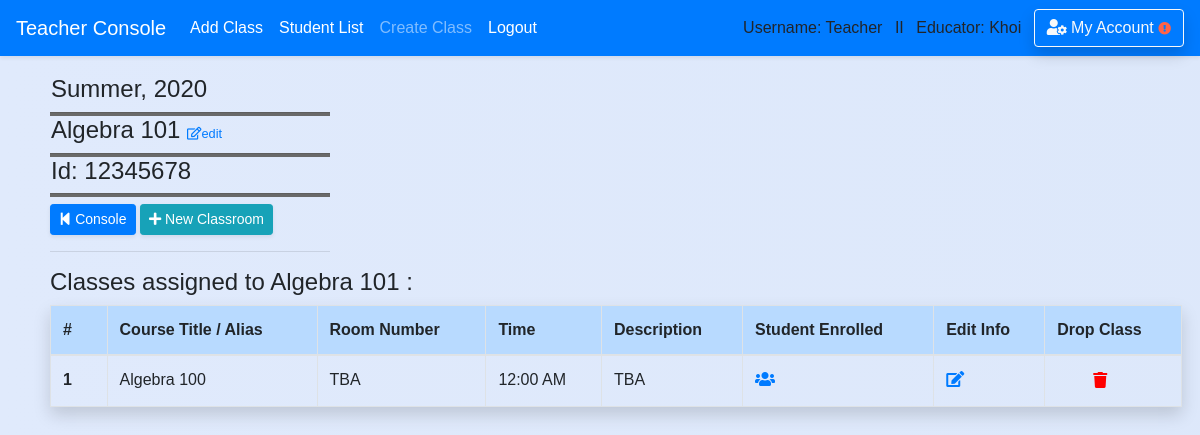
Page /teacher/classroom/1 (signed in) on the earlier database version.
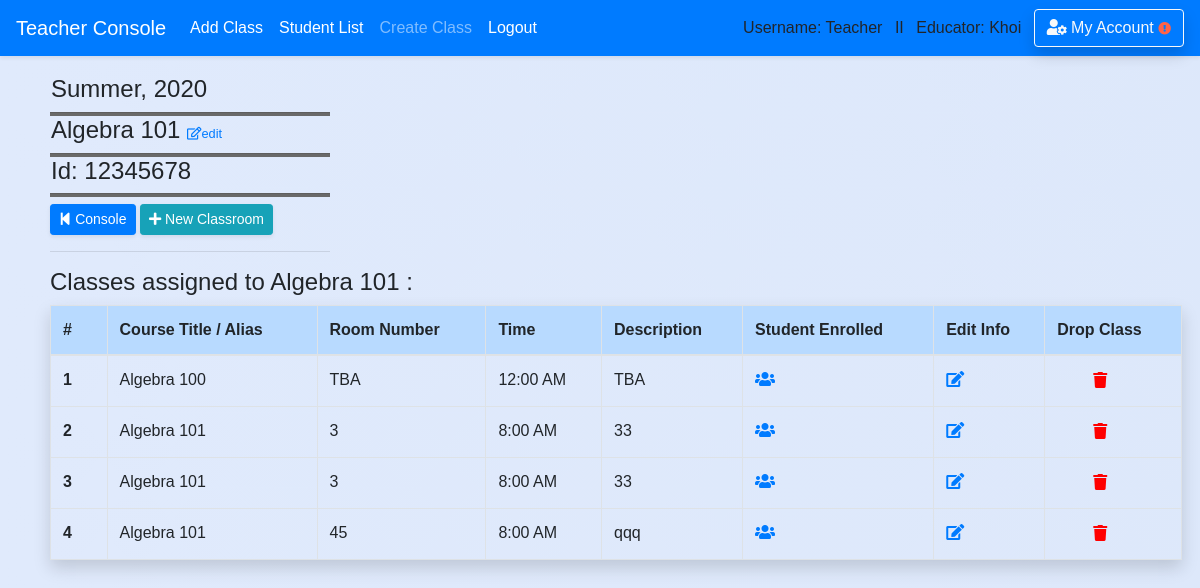
Same page on the later database version.
### school_app/models.py (models this page shows, shortened)
class Course(models.Model):
    course_number = models.CharField(max_length=20,default='12345678')
    abbreviated_title = models.CharField(max_length=150,default='')
    course_title = models.CharField(max_length=250,default='') #,unique=True)
    maximum_credit = models.CharField(max_length=10,default='')
    semester = models.CharField(max_length=50,default='')
    year = models.CharField(max_length=4,default='')
    teacher_name = models.CharField(max_length=50,default='')
    description = models.CharField(max_length=450,default='')
    is_archive = models.BooleanField(default=False)
    department = models.ForeignKey('Department',blank=True, null=True, on_delete = models.SET_NULL, related_name='belong_in_department')
    teacher = models.ForeignKey('Teacher',blank=True, null=True, on_delete = models.SET_NULL, related_name='course_by_teacher')
    create_date = models.DateField(auto_now_add=True , blank=True,null=True,)

class Classroom(models.Model):
    course_title = models.CharField(max_length=50,default='')
    course_number = models.CharField(max_length=20,default='')
    teacher_name = models.CharField(max_length=50,default='')
    teacher_idx = models.CharField(max_length=10,default='')
    room_number = models.CharField(max_length=10,default='TBA')
    time = models.TimeField(blank=True,null=True)
    description = models.CharField(max_length=300,default='TBA')
    semester = models.CharField(max_length=50,default='')
    year = models.CharField(max_length=4,default='')
    teacher = models.ForeignKey('Teacher',blank=True, null=True, on_delete = models.SET_NULL, related_name='classroom_by_teacher')
    course = models.ForeignKey('Course',blank=True, null=True, on_delete = models.SET_NULL, related_name='course_in_classroom')
    student = models.ManyToManyField(Student, blank=True)

### school_app/views_logged.py (the view)
# urls.py: path('teacher/classroom', views_logged.classroom, name='classroom_list'),
def classroom(request,course_id=None):
    if is_login(request) == False:
        return redirect('/login')
    if is_login(request) == True:
        if request.user.profile.is_teacher == False:
            messages.warning(request, "You don't have Instructor's Privilege!")
            return redirect('/')
        course = Course.objects.filter(id=course_id).first()
        classes = Classroom.objects.filter(course=course)
        time_list = []
        for cla in classes:
            time_list.append(cla.time)
        conflict_index=[]
        for time in time_list:
            for index, time2 in enumerate(time_list):
                count = 0
                if time == time2:
                    count += 1
                    if count >= 2:
                        conflict_index.append(index+1)
        return render(request,'teacher/classroom/view_classroom.html',
        {'classes':classes,'course':course,'conflict_index':conflict_index})

### school_app/views_functions.py (called while the page is built)
def is_login(request):
    if not request.user.is_authenticated:
        messages.warning(request, "Please Login or Create an Account.")
        return False
    return True

### school_app/templates/teacher/classroom/view_classroom.html (shortened to what this page needs)
{% extends 'base.html' %}
{% block content %}
<div class='content'>
  <div class="container-fuild form-row" style='width:100%'>
    <div class="col-md-6">
        <div style="width: 280px">
        <h4 style='padding-left: 1px'>{{ course.semester }}, {{ course.year }}</h4>
        <hr class='hr-line'/>
        <h4 style='padding-left: 1px'>{{ course.course_title }}
        <a href='{% url "edit_course" course_id=course.id  %}'><h6 style='display:inline'><small><i class="far fa-edit"></i>edit</small></h6></a>
        </h4>
        <hr class='hr-line'/>
        <h4 style='padding-left: 1px'>Id: {{course.course_number}}</h4>
        <hr class='hr-line'/>
          <a href='{% url "teacher" %}' class="btn btn-sm btn-primary shadow-sm" ><i class="fas fa-step-backward"></i> Console</a></a>
          <a href='{% url "add_classroom" course_id=course.id %}' class="btn btn-info btn-sm shadow-sm" role="button"><i class="fas fa-plus"></i> New Classroom</a>
        <hr/></div></div>
        <div class="col-md-5">
        </div></div>
        {% if classes %}
          <h5><big>Classes assigned to {{ course.course_title }} :</big></h5>
          <div class='mr-2'>
          <table class="table table-hover table-bordered pad-right-table shadow ">
            <thead class='table-primary'>
            <tr>
              <th scope="col" style="width: 5%">#</th>
              <th scope="col">Course Title / Alias</th>
              <th scope="col">Room Number</th>
              <th scope="col">Time</th>
              <th scope="col">Description</th>
              <th scope="col">Student Enrolled</th>
              <th scope="col">Edit Info</th>
              <th scope="col">Drop Class</th>
            </tr>
            </thead>
            <tbody>
        {% for class in classes %}
            <tr>
              <th scope="row">{{ forloop.counter }}</th>
              <td>{{ class.course_title }}</td>
              <td>{{ class.room_number }}</td>
              <td>{{ class.time|time:"g:i A" }}</td>
              <td>{{ class.description }}</td>
              <td>
                <a href='{% url "edit_course" course_id=course.id %}'><i class="fas fa-users"></i></a>
              </td>
              <td>
                <a href='{% url "edit_classroom" classroom_id=class.id %}'><i class="fas fa-edit"></i></a>
              </td>
              <td>
                <form action='/teacher/classroom/detached_classroom/' method='post'>{% csrf_token %}
                  <button type='submit' style='border:none;background:none;cursor: pointer;cursor: hand;'>
                  <i style='color:red' class="fas fa-trash test" data-toggle="popover" data-placement="top" data-trigger="hover" data-content="Alert!"></i>
                  </button>
                </form>
              </td>
            </tr>
        {% endfor %}
            </tbody>
          </table>
        {% else %}
        <h5><div class="alert-inherit alert-info shadow-sm" role="alert"><i class="fas fa-exclamation"></i> No Classes assigned to this course.</div></h5>
        {% endif %}
</div></div><br>
{% endblock %}

### school_app/templates/base.html (shortened to what this page needs)
<!doctype html>
<html>
    <head>
{% load static %}
        <link rel="stylesheet" type="text/css" href="{% static 'school_app/style.css' %}" />
        <link rel="stylesheet" href="https://stackpath.bootstrapcdn.com/bootstrap/4.1.0/css/bootstrap.min.css">
        <link rel="stylesheet" href="https://use.fontawesome.com/releases/v5.0.13/css/all.css">
    </head>
{% if request.user.profile.is_teacher %}
  <body class='body-teacher'>
{% else %}
  <body>
{% endif %}<header>
<nav class="navbar navbar-expand-lg navbar-dark bg-primary shadow-sm fixed-top">
    <a class="navbar-brand" href="/teacher">Teacher Console</a>
    <div class="navbar-collapse collapse show" id="navbarColor02" style="">
      <ul class="navbar-nav mr-auto">
        <li class="nav-item active">
          <a class="nav-link" href="/teacher/add_class">Add Class<span class="sr-only">(current)</span></a>
        </li>
        <li class="nav-item active">
          <a class="nav-link" href="/teacher/student_list">Student List<span class="sr-only">(current)</span></a>
        </li>
        <li class="nav-item">
          <a class="nav-link" href="/teacher/add_class">Create Class</a>
        </li>
        <li class="nav-item active">
          <a class="nav-link" href="{% url 'logout' %}">Logout</a>
        </li>
      </ul>
      {% if request.user.username %}
          Username: {{ request.user.username }} &ensp;II&ensp;
      {% endif %}
      {% if request.user.profile.is_teacher %}
          Educator: {{request.user.first_name}} &ensp;
      {% endif %}
      <a href='/account_management/' class='btn btn-outline-light shadow'>
         <i class="fas fa-user-cog"></i> My Account
      {% if user.profile.home_address == '' or user.profile.phone_number == '' or user.profile.emergency_contact == '' or user.email == '' or user.profile.birth_date == '' %}
        <i class="fas fa-exclamation-circle small" style='color:tomato'></i>
      {% endif %}
      </a>
    </div>
  </nav>
    </header>
    <div class='' style='padding-top:45px'>
    {% block content %}
    {% endblock %}
    </div>
</body>
</html>

### school_app/static/school_app/style.css (style rules this page uses)
.body-teacher { font-family:sans-serif; background: linear-gradient(to right, #e0eafc, #cfdef3); background-size: 600% 100%; }
.content { padding-top: 30px; padding-left:50px; padding-right:10px; }
.hr-line { height: 1px; background-color: dimgrey; padding: 1px; margin: 0px; }

### school_app/templates/base.html (style rules this page uses)
form,h1,ul { padding-left: 30px; padding-right:20px; }

Differences in the rows shown:
added Classroom: course_title "Algebra 101", room_number "3", time "8:00 AM", description "33"
added Classroom: course_title "Algebra 101", room_number "3", time "8:00 AM", description "33"
added Classroom: course_title "Algebra 101", room_number "45", time "8:00 AM", description "qqq"
